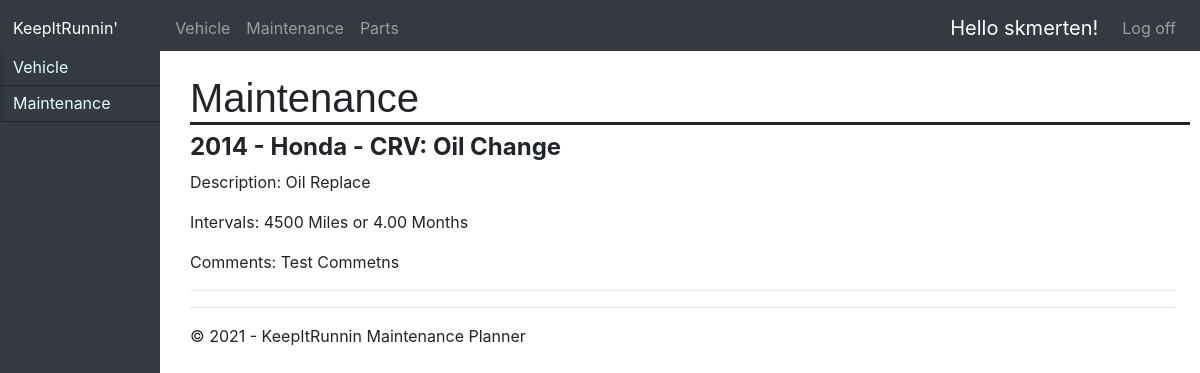
The page /maintenance/ (signed in) on the database as committed earlier.
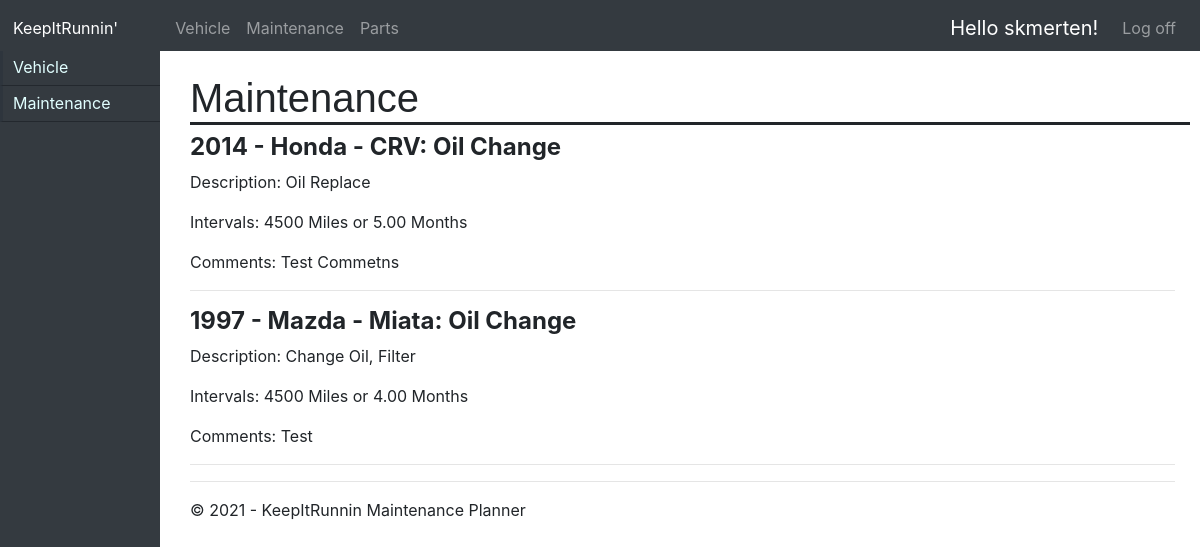
The same page on the database as committed later.
### maintenance/models.py (models this page shows, shortened)
class Maintenance(models.Model):
    vehicle = models.ForeignKey(Vehicle, on_delete=models.CASCADE)
    name = models.CharField(max_length=200,null=False)
    description = models.CharField(max_length=100,null=True)
    months = models.DecimalField(max_digits=5, decimal_places=2)
    miles = models.IntegerField(max_length=None)
    materials = models.CharField(max_length=250,null=True)
    comments = models.CharField(max_length=250,null=True)

### vehicles/models.py (models this page shows)
class Vehicle(models.Model):
    user = models.ForeignKey(User, on_delete=models.CASCADE)
    name = models.CharField(max_length = 255, blank=True, null=True)
    year = models.IntegerField(max_length=None)
    make = models.CharField(max_length=100)
    model = models.CharField(max_length=100)
    trim = models.CharField(max_length=100, blank=True, null=True)
    color = models.CharField(max_length=100, blank=True, null=True)
    image = models.ImageField(blank=True, null=True)
    tankSize = models.DecimalField(blank=True, null=True, max_digits=5, decimal_places=2)
    mileage = models.IntegerField(max_length=None)
    transmission = models.CharField(max_length=100, blank=True, null=True)
    driveWheels = models.CharField(max_length=100, blank=True, null=True)
    mpg = models.DecimalField(blank=True, null=True, max_digits=5, decimal_places=2)
    status = models.CharField(max_length=20)
    vehicle_creation = models.DateField(auto_now_add=True)
    mileage_date = models.DateField(auto_now_add=True)
    last_modified = models.DateField(auto_now_add=True)
    def __str__(self):
        return str(self.year) + ' - ' + self.make + ' - ' + self.model

### maintenance/views.py (the view)
# urls.py: path('maintenance/', maintenance.views.maintenanceHome, name='maintenanceHome'),
@login_required(login_url='/login')
def maintenanceHome(request):
    maintenance = Maintenance.objects.filter(vehicle__user = request.user)
    maint_hist = Maintenance_Record.objects.filter(maintenance__vehicle__user = request.user)
    assert isinstance(request, HttpRequest)
    return render(
        request,
        'app/maintenanceHome.html',
        {
            'title':'Maintenance',
            'year':datetime.now().year,
            'maintenance':maintenance,
            'maint_hist':maint_hist,
            'maintOptions':True
        }
    )

### app/templates/app/maintenanceHome.html (shortened to what this page needs)
{% extends "app/layout.html" %}
{% block content %}
<div class="w3-col l9">
{% if maintenance %}
    {% for maint in maintenance %}
        <div class="w3-container" >
            <div class="w3-card w3-margin w3-margin-top">
                <div class="w3-container w3-white">
                    <h4><b>{{maint.vehicle}}: {{maint.name}}</b></h4>
                    <p>Description: {{maint.description}}</p>
                    <p>Intervals: {{maint.miles}} Miles or {{maint.months}} Months</p>
                    <p>Comments: {{maint.comments}}</p>
                </div>
            </div>
        </div><hr/>
    {% endfor %}
{% endif %}
{% endblock %}

Rows that differ between the two databases and show on the page:
changed Maintenance "Oil Replace": months "4.00" → "5.00"
added Maintenance: vehicle "1997 - Mazda - Miata", name "Oil Change", description "Change Oil, Filter", miles "4500", months "4.00", comments "Test"
